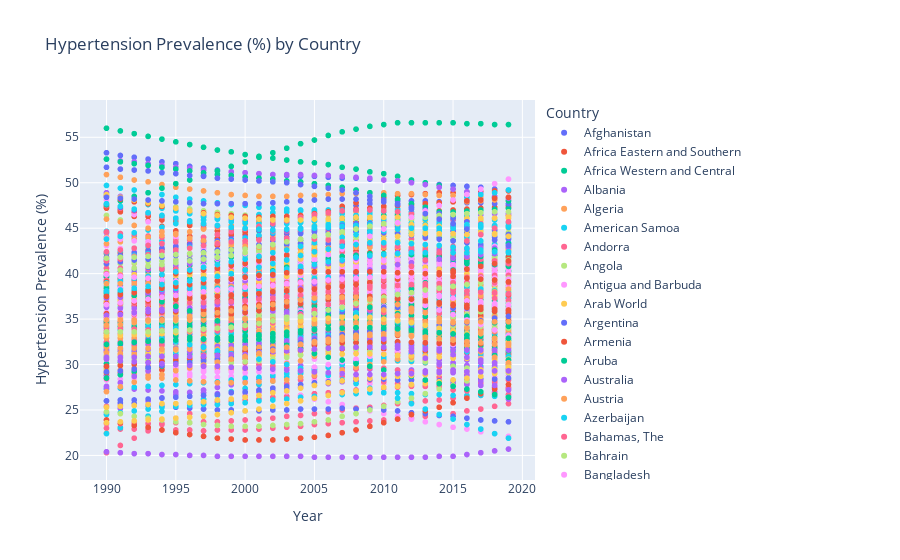

The notebook cell saved with this chart:
### Code cell
# Generate the list of column names for the years 1990 to 2023
year_columns = [f'{year} [YR{year}]' for year in range(1990, 2020)]
new_col_names = {col: int(col.split(' ')[0]) for col in year_columns} # Create a dictionary to rename the columns

# Filter the DataFrame for the specific Series Name and select the year columns
filtered_adult_hypertension = hypertension_adults[
    hypertension_adults['Series Name'] == "Prevalence of hypertension (% of adults ages 30-79)"
][['Country Name'] + year_columns]

# Change the column names to the year values
filtered_adult_hypertension = filtered_adult_hypertension.rename(columns=new_col_names)
filtered_adult_hypertension = filtered_adult_hypertension.rename(columns={'Country Name': 'Country'})

# Change only year columns names to numeric 
year_columns_numeric = list(new_col_names.values())
filtered_adult_hypertension[year_columns_numeric] = filtered_adult_hypertension[year_columns_numeric].apply(pd.to_numeric, errors='coerce')

# Convert the DataFrame to a long format
filtered_adult_hypertension = filtered_adult_hypertension.melt(id_vars='Country', var_name='Year', value_name='Hypertension Prevalence (%)')

# Plot the data 
fig = px.scatter(filtered_adult_hypertension, x='Year', y='Hypertension Prevalence (%)', color='Country', title='Hypertension Prevalence (%) by Country')
fig.show()
